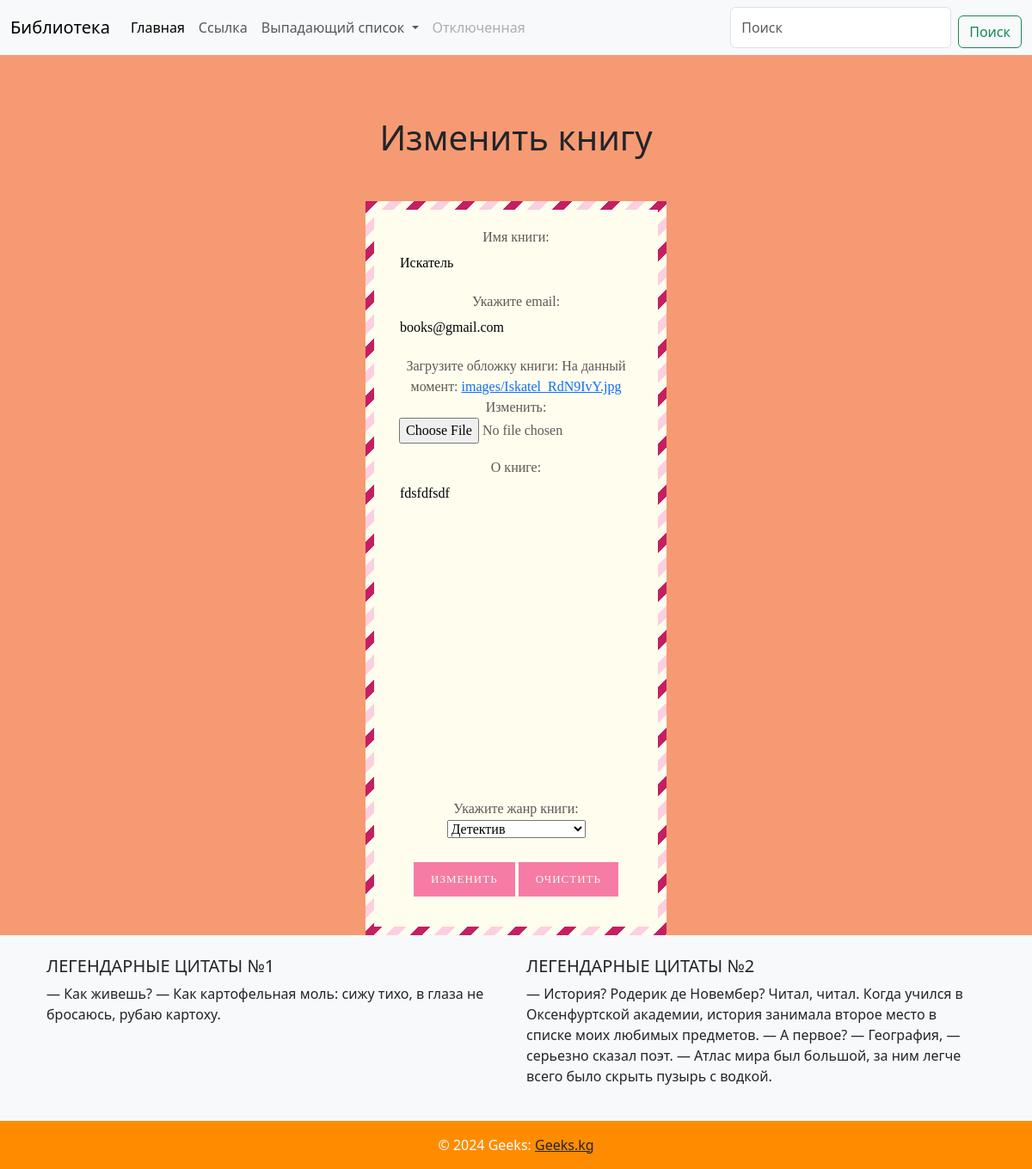
Screenshot of /books/14/update with the database file from the repository.
### books/models.py (models this page shows, shortened)
class Books(models.Model):
    GENRE = (
        ("Романтика", "Романтика"),
        ("Детектив", "Детектив"),
        ("Фантастика", "Фантастика"),
        ("Научная фантастика", "Научная фантастика"),
    )
    name = models.CharField(max_length=100, verbose_name="Имя книги", null=True)
    email = models.EmailField(
        default="@gmail.com", verbose_name="Укажите email", blank=True
    )
    image = models.ImageField(
        upload_to="images/", verbose_name="Загрузите обложку книги", null=True
    )
    about_book = models.TextField(verbose_name="О книге", null=True)
    genre = models.CharField(
        max_length=20, choices=GENRE, verbose_name="Укажите жанр книги", null=True
    )
    created_at = models.DateTimeField(auto_now_add=True)
    class Meta:
        verbose_name = "Книгу"
        verbose_name_plural = "Все книги"

### books/views.py (the view, shortened to what this page needs)
# urls.py: path("books/<int:id>/update", views.EditBooksView.as_view()),
class EditBooksView(generic.UpdateView):
    template_name = "books/edit_book.html"
    form_class = forms.BookForm
    success_url = "/books/"
    def get_object(self, **kwargs):
        book_id = self.kwargs.get("id")
        return get_object_or_404(models.Books, id=book_id)

### books/forms.py
class BookForm(forms.ModelForm):
    class Meta:
        model = models.Books
        fields = "__all__"

### templates/books/edit_book.html (shortened to what this page needs)
{% load static %}
{% include '../header.html' %}
<link rel="stylesheet" href="{% static 'css/crud_book.css' %}">
<h1>Изменить книгу</h1>
<form  method="POST" enctype="multipart/form-data" class="postcard">
    <div class="form-row">
    {{ form.as_p }}
    <input type="submit" value="Изменить">
    <input type="reset" value="Очистить">
</div>
</form>
{% include '../footer.html' %}

### static/css/crud_book.css (style rules this page uses)
* { box-sizing: border-box; }
body { background: #F5E9D9; }
.postcard { max-width: 350px; margin: 50px auto 0; padding: 20px; background: #fffdee; border: 10px solid transparent; border-image: 10 repeating-linear-gradient(135deg, #C42061, #C42061 10px, transparent 10px, transparent 20px, #FBCFDF 20px, #FBCFDF 30px, transparent 30px, transparent 40px); font-family: 'Playfair Display'; color: #605756; }
.form-row { margin-bottom: 15px; }
.form-row input[type="text"], .form-row input[type="email"], .form-row textarea { width: 100%; padding: 0 10px; line-height: 35px; border-width: 0; outline: none; background: transparent url(https://html5book.ru/wp-content/uploads/2016/12/bg-form.png) bottom left repeat-x; background-size: 8px 35px; font-family: 'Playfair Display'; }
.form-row textarea { background-attachment: local; background-repeat: repeat; resize: none; }
.form-row input[type="submit"], .form-row input[type="reset"] { padding: 10px 20px; margin-top: 10px; background: #F67CA5; border-width: 0; cursor: pointer; outline: none; font-family: 'Playfair Display'; font-size: 13px; letter-spacing: 1px; color: #fffdee; text-transform: uppercase; transition: 1s cubic-bezier(.165, .84, .44, 1); }
body { background: #f69a73; }

### rows the page displays
Books: name "Искатель", email "books@gmail.com", about_book "fdsfdfsdf", genre "Детектив"
